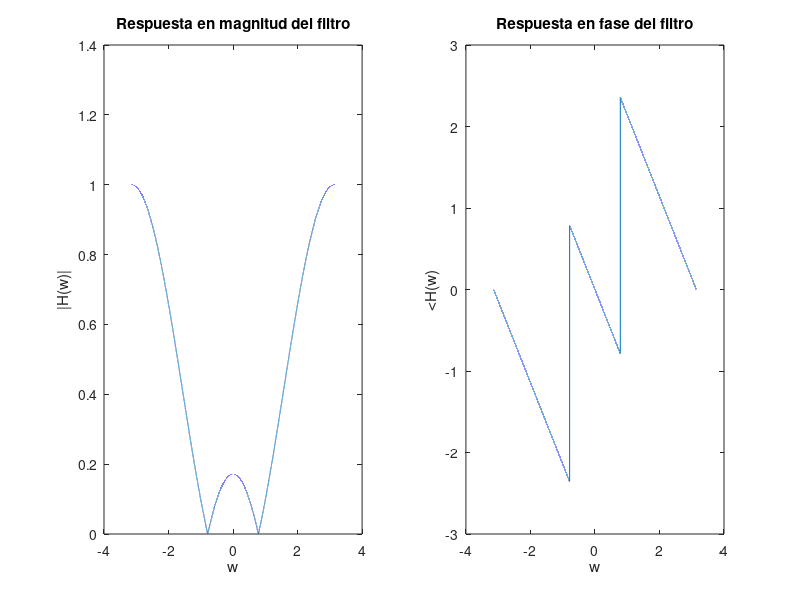
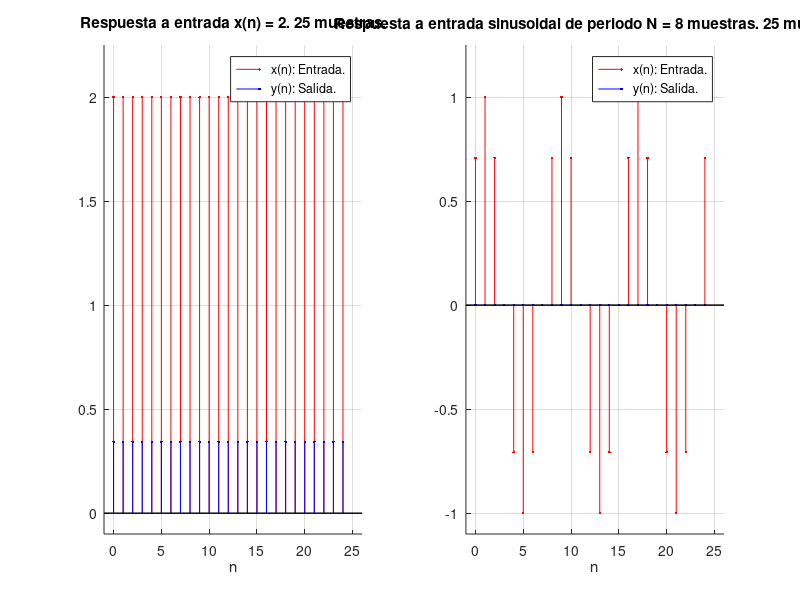

Reproduce these figures in MATLAB, in order.
% Ejercicio 2
% Filtro ranura de sólo ceros (FIR).

w = -pi:0.0001:pi; % Frecuencia.

b0 = 1./(2+sqrt(2)); % Ganancia.
w0 = pi/4; % Angulo de los ceros conjugados.

% Funcion |H(w)|.
H = abs(b0).*sqrt((2-2.*cos(w-w0)).*(2-2.*cos(w+w0)));

% Funcion <H(w).
PH = atan((sin(w-w0))./(1-cos(w-w0)))+atan((sin(w+w0))./(1-cos(w+w0)));

% Salidas ante entradas.
M = 25; % Número muestras.

% Inciso a.
wa = 0; % Frecuencua de x(n).
Ha = abs(b0).*sqrt((2-2.*cos(wa-w0)).*(2-2.*cos(wa+w0))); % |H(wa)|.
PHa = atan((sin(wa-w0))./(1-cos(wa-w0)))+atan((sin(wa+w0))./(1-cos(wa+w0))); % <H(wa).
for (n = 1:1:M+1) % Formacion de las secuencias.
  xa(n) = 2*cos(0*n);
  ya(n) = 2*Ha*cos(0*n+PHa);
  endfor

% Inciso b.
wb = w0; % Frecuencua de x(n).
Hb = abs(b0).*sqrt((2-2 .*cos(wb-w0)).*(2-2 .*cos(wb+w0))); % |H(wb)|.
%PHb = atan((sin(wb-w0))./(1-cos(wb-w0)))+atan((sin(wb+w0))./(1-cos(wb+w0))); % Se indefine.
for (n = 1:1:M+1) % Formacion de las secuencias.
  xb(n) = sin(wb*n);
  yb(n) = Hb*sin(wb*n);
  endfor

  
% Graficas de H(w).
figure;
subplot(1,2,1);
plot(w, H);
title('Respuesta en magnitud del filtro')
xlabel('w');
ylabel('|H(w)|');
subplot(1,2,2);
plot(w, PH);
title('Respuesta en fase del filtro')
xlabel('w');
ylabel('<H(w)');

%  Graficas de salida.
% Se corren a n+1 para que empiece en n = 0 la graficacion.
figure;
subplot(1,2,1);
hold on;
stem(n = 0:1:M-1, xa(n+1), 'r.');
stem(n = 0:1:M-1, ya(n+1), 'b.');
hold off;
grid;
axis([-1,26,-0.1,2.25]);
title('Respuesta a entrada x(n) = 2. 25 muestras.')
xlabel('n');
legend('x(n): Entrada.','y(n): Salida.');

subplot(1,2,2);
hold on;
stem(n = 0:1:M-1, xb(n+1), 'r.');
stem(n = 0:1:M-1, yb(n+1), 'b.');
hold off;
grid;
axis([-1,26,-1.1,1.25]);
title('Respuesta a entrada sinusoidal de periodo N = 8 muestras. 25 muestras.')
xlabel('n');
legend('x(n): Entrada.','y(n): Salida.');